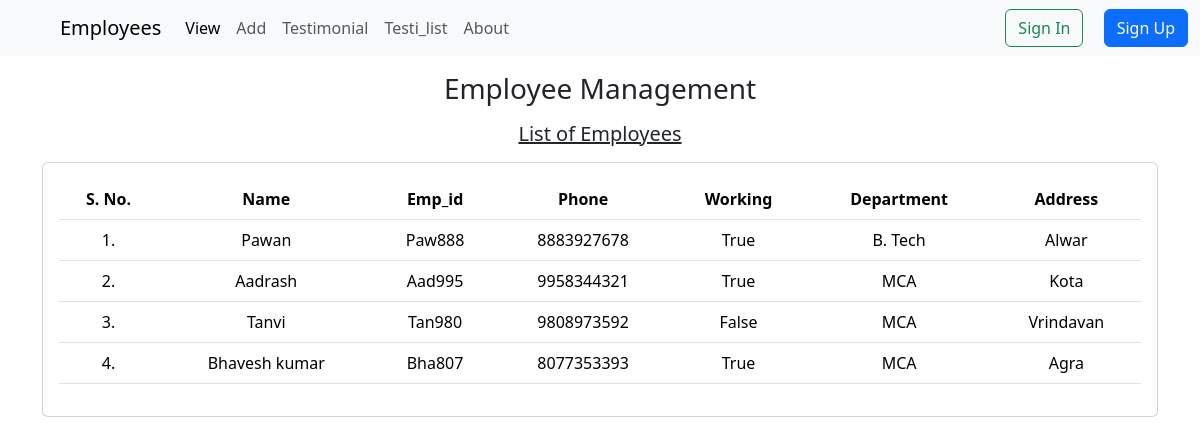
The page /emp/home/ on the database its author committed.
### emp/models.py (models this page shows, shortened)
class emp(models.Model):
    name=models.CharField(max_length=50)
    eid=models.CharField(max_length=20,primary_key=True)
    phone=models.CharField(max_length=10)
    working=models.BooleanField(default=False)
    department=models.CharField(max_length=10)
    address=models.CharField(max_length=100)

### emp/views.py (the view)
# urls.py: path('home/',views.emp_list,name='home'),
def emp_list(request):
    sup = request.user.is_superuser
    print(request.build_absolute_uri())
    emps=emp.objects.all()
    return render(request,'emp/home.html',{'emps':emps,'sup':sup})

### templates/emp/home.html (shortened to what this page needs)
<!DOCTYPE html>
<html lang="en">
  <head>
    <link href="https://cdn.jsdelivr.net/npm/bootstrap@5.3.3/dist/css/bootstrap.min.css" rel="stylesheet" />
    <link rel="stylesheet" href="/static/ss.css">
</head>
<body data-is-superuser="{{ sup }}">
  {% include 'emp/navbar.html' %}
  <div class="container">
    <h3 class="text-center my-3">Employee Management</h3>
    <h5 class="text-center my-3 text-decoration-underline">List of Employees</h5>
    <div class="card">
      <div class="card-body">
          <table class="table text-center">
            <thead>
              <tr>
                <th>S. No.</th>
                <th>Name</th>
                <th>Emp_id</th>
                <th>Phone</th>
                <th>Working</th>
                <th>Department</th>
                <th>Address</th>
              </tr>
            </thead>
            <tbody>
              {% for e in emps %}
              <tr>
                <td>{{ forloop.counter }}.</td>
                <td>{{ e.name }}</td>
                <td>{{ e.eid }}</td>
                <td>{{ e.phone }}</td>
                <td>{{ e.working }}</td>
                <td>{{ e.department }}</td>
                <td>{{ e.address }}</td>
              </tr>
              {% endfor %}
            </tbody>
          </table>
        </div>
      </div>
    </div>
  </body>
</html>

### rows shown on the page
emp: name "Pawan", eid "Paw888", phone "8883927678", working "True", department "B. Tech", address "Alwar"
emp: name "Aadrash", eid "Aad995", phone "9958344321", working "True", department "MCA", address "Kota"
emp: name "Tanvi", eid "Tan980", phone "9808973592", working "False", department "MCA", address "Vrindavan"
emp: name "Bhavesh kumar", eid "Bha807", phone "8077353393", working "True", department "MCA", address "Agra"
